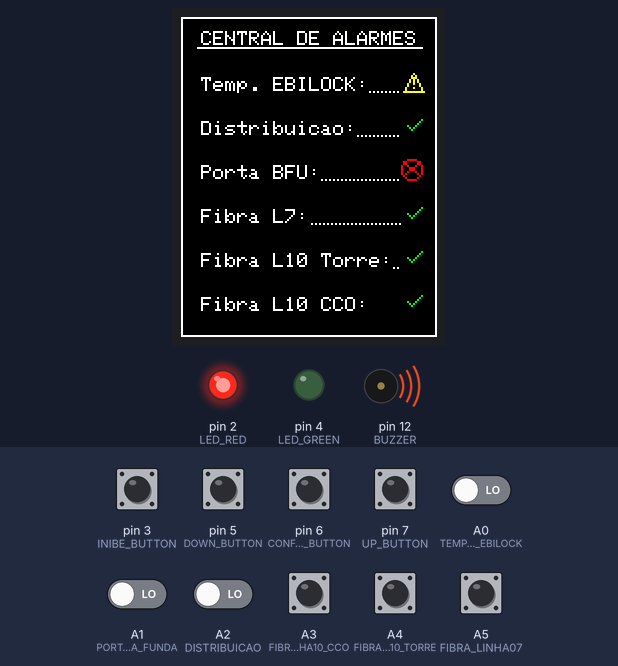
Bench run of a sketch on a simulated Arduino Uno, built with avr-gcc and run on an emulated ATmega328P. Shown: 128×160 colour display, output pins drawn as LEDs (lit = HIGH), buzzer (waves = sounding, pin HIGH). Inputs (shaded band) come from the test bench; at power-on: A3 (FIBRA_LINHA10_CCO), A4 (FIBRA_LINHA10_TORRE), A5 (FIBRA_LINHA07), pin 3 (INIBE_BUTTON), pin 5 (DOWN_BUTTON), pin 6 (CONFIG_BUTTON), pin 7 (UP_BUTTON) HIGH, A0 (TEMPERATURA_EBILOCK), A1 (PORTA_BARRA_FUNDA), A2 (DISTRIBUICAO) LOW.

Above: at 5.3 s.
5.4 s: pin 6 (CONFIG_BUTTON) pulled LOW for 1 s
At 7.5 s:
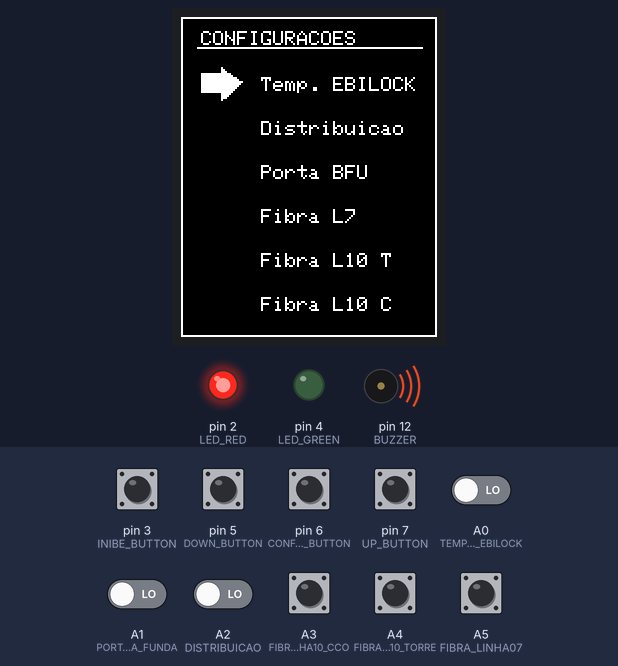
7.9 s: pin 3 (INIBE_BUTTON) pulled LOW for 0.15 s
At 9.2 s:
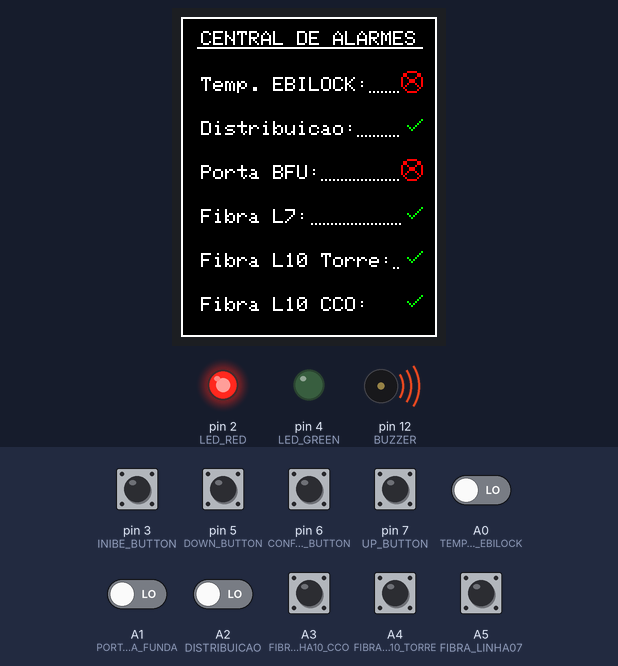
9.8 s: A1 (PORTA_BARRA_FUNDA) driven HIGH
At 11.18 s:
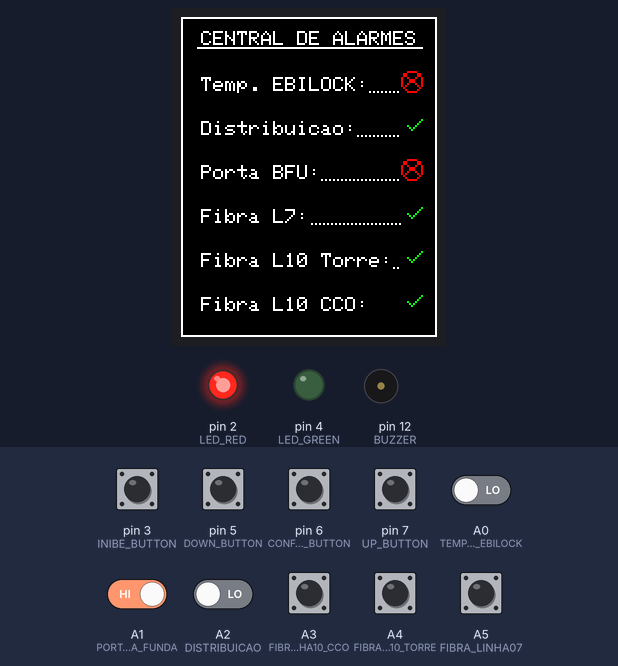
12.8 s: A0 (TEMPERATURA_EBILOCK) driven HIGH
At 15.6 s:
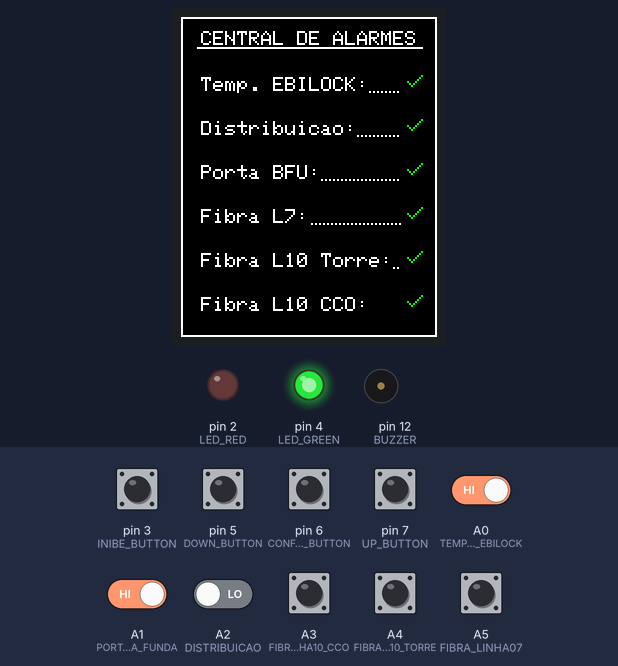
15.8 s: pin 6 (CONFIG_BUTTON) pulled LOW for 0.15 s
At 16.17 s:
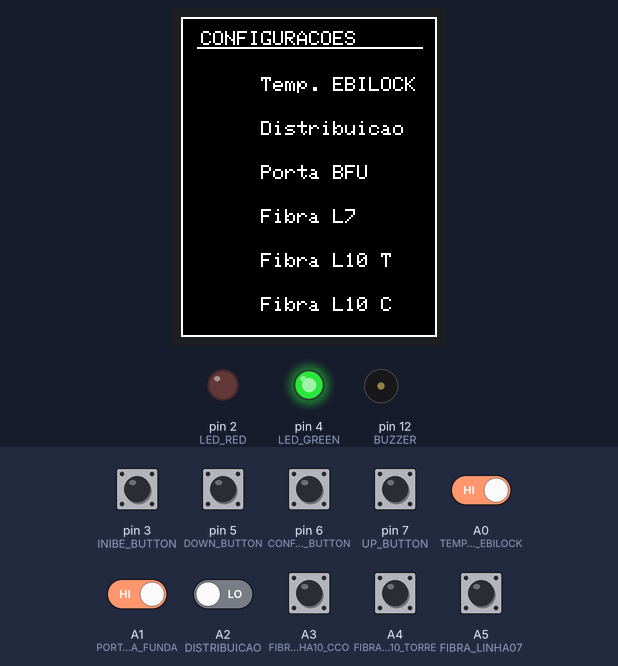
17.7 s: pin 5 (DOWN_BUTTON) pulled LOW for 0.15 s
At 19.1 s:
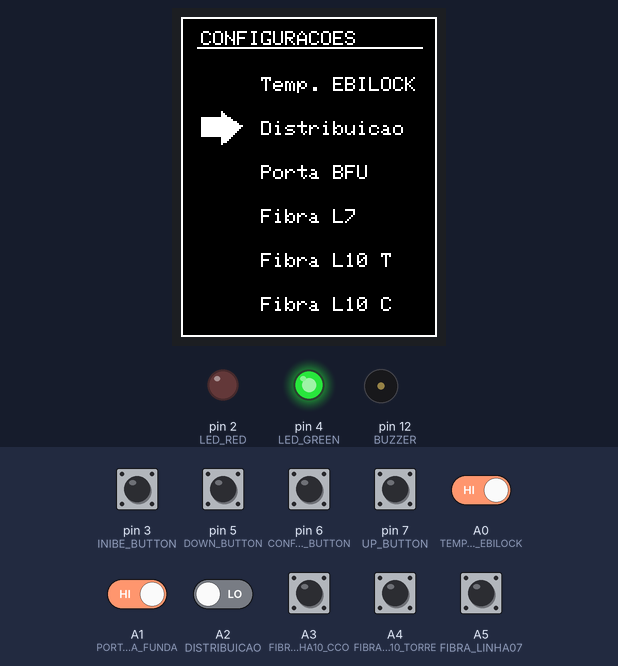
Timing chart, 0 to 20.4 s (numbered marks = the images above; inputs shaded):
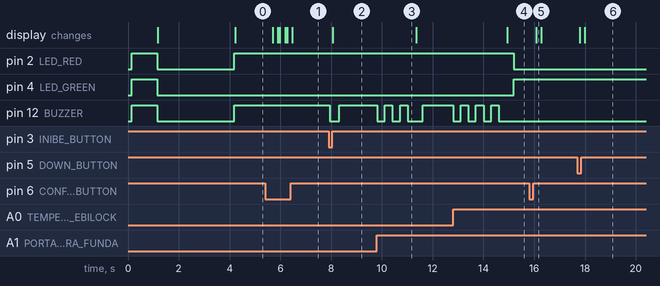

The sketch:

central_alarmes_cptm1.4.ino
```cpp
#include <Adafruit_GFX.h>
#include <Adafruit_ST7735.h>
#include <SPI.h>

#define TFT_DC            9     // Sainsmart RS/DC
#define TFT_RST           8     // Sainsmart RES
#define TFT_CS           10     // Sainsmart CS
static Adafruit_ST7735 TFT = Adafruit_ST7735(TFT_CS,  TFT_DC, TFT_RST);
#define TFTW            128     // screen width
#define TFTH            160     // screen height
#define TFTW2            64     // half screen width
#define TFTH2            80     // half screen height

//Facilita na definição das cores.
#define WHITE   ST7735_WHITE
#define BLUE    ST7735_BLUE
#define RED     ST7735_RED
#define YELLOW  ST7735_YELLOW
#define GREEN   ST7735_GREEN
#define BLACK   ST7735_BLACK

//DIGITAL PORTS
//...Entradas dos alarmes
static int TEMPERATURA_EBILOCK = A0;
static int DISTRIBUICAO        = A2;
static int PORTA_BARRA_FUNDA   = A1;
static int FIBRA_LINHA07       = A5;
static int FIBRA_LINHA10_TORRE = A4;
static int FIBRA_LINHA10_CCO   = A3;

//...Botões
static int UP_BUTTON     = 7;
static int DOWN_BUTTON   = 5;
static int INIBE_BUTTON  = 3;
static int CONFIG_BUTTON = 6;

//..Saídas
static int BUZZER    = 12;
static int LED_RED   = 2;
static int LED_GREEN = 4;

//Variáveis de definição de posição para a interface gráfica.
static int POS_INICIAL_MAIN_Y   = 30;
static int POS_INICIAL_SETA_Y   = 28;
static int DIST                 = 22;
static int DIST_CONFIG          = 22;
static int POS_INICIAL_MAIN_X   = 10;
static int POS_INICIAL_CONFIG_X = 40;

//Variáveis de definição de entrada.
static int STATE_TEMPERATURA_EBILOCK = 0;
static int STATE_DISTRIBUICAO        = 1;
static int STATE_PORTA_BARRA_FUNDA   = 2;
static int STATE_FIBRA_LINHA07       = 3;
static int STATE_FIBRA_LINHA10_TORRE = 4;
static int STATE_FIBRA_LINHA10_CCO   = 5;

//Debounce para controle dos 800Hz das Fibras
int debounce_linha07     = 0;
int debounce_linha10c    = 0;
int debounce_linha10T    = 0;
int DEBOUNCE_SENSIBILITY = 2000;

//Array de estado das estradas e variáveis de controle de mudança dos estados.
int state[6];
int stateValor[] = {1, 3, 5, 7, 11, 13};
int stateChange;
int atualizaTela = -1;

//Variável suscetível a mudança por interrupção.
volatile boolean stateInibeButton  = false;

//Variáveis de mudança de estado do programa.
boolean stateConfig       = false;
boolean stateConfigChange = true;

void setup() {
  //Inicia o display LCD.
  TFT.initR(INITR_BLACKTAB);

  //Define os pinos de entrada dos alarmes
  pinMode(TEMPERATURA_EBILOCK,INPUT);
  pinMode(DISTRIBUICAO,       INPUT);
  pinMode(PORTA_BARRA_FUNDA,  INPUT);
  pinMode(FIBRA_LINHA07,      INPUT_PULLUP);
  pinMode(FIBRA_LINHA10_TORRE,INPUT_PULLUP);
  pinMode(FIBRA_LINHA10_CCO,  INPUT_PULLUP);

  //Define os pinos de entrada dos botões.
  pinMode(UP_BUTTON,     INPUT_PULLUP);
  pinMode(DOWN_BUTTON,   INPUT_PULLUP);
  pinMode(INIBE_BUTTON,  INPUT_PULLUP);
  pinMode(CONFIG_BUTTON, INPUT_PULLUP);

  //Define as saídas dos leds de indicação e do buzzer.
  pinMode(BUZZER,    OUTPUT);
  pinMode(LED_RED,   OUTPUT);
  pinMode(LED_GREEN, OUTPUT);

  //Teste de leds
  digitalWrite(BUZZER,    HIGH);
  digitalWrite(LED_RED,   HIGH);
  digitalWrite(LED_GREEN, HIGH);
  delay(1000);
  digitalWrite(BUZZER,    LOW);
  digitalWrite(LED_RED,   LOW);
  digitalWrite(LED_GREEN, LOW);

  state[STATE_TEMPERATURA_EBILOCK] = -1;

  //Define a interrupção para o botão de inibição do buzzer.
  attachInterrupt(digitalPinToInterrupt(INIBE_BUTTON),  verificaInibeButton,  LOW);

  //Função de tela de boot.
  bootScreen();
}

//Função que define as saídas para o estado de alarme, ativando o buzzer.
void soaAlarme(){
  digitalWrite(BUZZER,    HIGH);
  digitalWrite(LED_RED,   HIGH);
  digitalWrite(LED_GREEN, LOW);
}

//Função que coloca o programa em estado normal.
void desligaAlarme(){
  digitalWrite(BUZZER,    LOW);
  digitalWrite(LED_RED,   LOW);
  digitalWrite(LED_GREEN, HIGH);
}

//Função que mantém o programa em estado de alarme mas inibe o buzzer.
void inibeAlarme(){
  digitalWrite(BUZZER, LOW);
}

void restabeleceTotal(){
  for(int i = 0; i < 3; i++){
    digitalWrite(BUZZER, LOW);
    delay(300);
    digitalWrite(BUZZER, HIGH);
    delay(300);
  }
  digitalWrite(BUZZER, LOW);
  delay(300);
}

void restabeleceParcial(){
  for(int i = 0; i < 2; i++){
    digitalWrite(BUZZER, LOW);
    delay(300);
    digitalWrite(BUZZER, HIGH);
    delay(300);
  }
  digitalWrite(BUZZER, LOW);
  delay(300);
}

//Função que verifica cada uma das entradas e define o estado em que se encontram (1 - para normal, 0 - para alarmado).
void verificaPortas(){
  if(state[STATE_TEMPERATURA_EBILOCK] >= 0)
    state[STATE_TEMPERATURA_EBILOCK] = (digitalRead(TEMPERATURA_EBILOCK))?1:0;

  if (state[STATE_DISTRIBUICAO] >= 0)
    state[STATE_DISTRIBUICAO] = (digitalRead(DISTRIBUICAO))?0:1;

  if (state[STATE_PORTA_BARRA_FUNDA] >= 0)
    state[STATE_PORTA_BARRA_FUNDA] = (digitalRead(PORTA_BARRA_FUNDA))?1:0;

  if (state[STATE_FIBRA_LINHA07] >= 0){
    if (!digitalRead(FIBRA_LINHA07)) debounce_linha07 = 0;
    else debounce_linha07 += (debounce_linha07 > DEBOUNCE_SENSIBILITY)?0:1;
    state[STATE_FIBRA_LINHA07] = (debounce_linha07 > DEBOUNCE_SENSIBILITY)?0:1;
  }

  if (state[STATE_FIBRA_LINHA10_CCO] >= 0){
    if (!digitalRead(FIBRA_LINHA10_CCO)) debounce_linha10c = 0;
    else debounce_linha10c += (debounce_linha10c > DEBOUNCE_SENSIBILITY)?0:1;
    state[STATE_FIBRA_LINHA10_CCO] = (debounce_linha10c > DEBOUNCE_SENSIBILITY)?0:1;
  }

  if (state[STATE_FIBRA_LINHA10_TORRE] >= 0){
    if (!digitalRead(FIBRA_LINHA10_TORRE)) debounce_linha10T = 0;
    else debounce_linha10T += (debounce_linha10T > DEBOUNCE_SENSIBILITY)?0:1;
    state[STATE_FIBRA_LINHA10_TORRE] = (debounce_linha10T > DEBOUNCE_SENSIBILITY)?0:1;
  }
}

//Função acionada quando o botão de inibição do buzzer é pressionado.
void verificaInibeButton(){
  stateInibeButton = true;
}

//Verifica as mudanças de estado das entradas.
void verificaStateChange(){
  stateChange = 0;

  //Cada estado da entrada tem um valor único, devido a soma de números primos.
  for (int i = 0; i < 6; i++){
    if (state[i] == 0)
      stateChange += stateValor[i];
  }
}

//Verifica se o programa está em estado alarmado e aciona as saídas.
void verificaAlarme(){
  if (atualizaTela > stateChange){
    if (stateChange == 0) restabeleceTotal();
    else restabeleceParcial();
  }
  else if (stateChange != 0 && stateInibeButton == false)
    soaAlarme();
  else if (stateInibeButton == true) inibeAlarme();
  else desligaAlarme();
}

//Funação que controla as diferentes funções da tela de configurações do programa.
void controlConfigScreen(){
  int posConfig = 0;
  stateConfigChange = true;

  //Enquanto não apertado o botão de saída da tela de configurações o programa continua nela.
  while(stateConfig){
    //Verifica se o botão de subida do menu foi pressionado.
    if (!digitalRead(UP_BUTTON)){
      if (posConfig > 0){
        posConfig--;
        stateConfigChange = true;
      }
      delay(50);
    }

    //Verifica se o botão de descida do menu foi pressionado.
    if (!digitalRead(DOWN_BUTTON)){
      if (posConfig < 5){
        posConfig++;
        stateConfigChange = true;
      }
      delay(50);
    }

    //Verifica se o botão de configurações foi pressionado. Ao clicar a entrada selecionada fica desabilitada, não alarmando em caso de mudança de estado.
    if (!digitalRead(CONFIG_BUTTON)){
      state[posConfig] += 1;
      state[posConfig] *= -1;
      stateConfigChange = true;
      delay(50);
    }

    //Se houve alguma mudança de estado atualiza a tela.
    if (stateConfigChange){
      configScreen();
      drawSeta(posConfig);
    }

    //Se o botão de inibir o buzzer for pressionado o programa volta para a tela inicial.
    if (stateInibeButton){
       stateConfig = false;
    }
  }

  atualizaTela = -1;
}

//Desenha a seta na tela de configurações.
void drawSeta(int posConfig){
  TFT.fillRect(POS_INICIAL_MAIN_X, POS_INICIAL_SETA_Y + posConfig * DIST_CONFIG, 10, 10, WHITE);
  TFT.fillTriangle(POS_INICIAL_MAIN_X + 10,
                   POS_INICIAL_SETA_Y -  3 + posConfig * DIST_CONFIG,
                   POS_INICIAL_MAIN_X + 10,
                   POS_INICIAL_SETA_Y + 13 + posConfig * DIST_CONFIG,
                   POS_INICIAL_MAIN_X + 20,
                   POS_INICIAL_SETA_Y +  4 + posConfig * DIST_CONFIG,
                   WHITE);
}

//Desenha a tela de configurações.
void configScreen(){
  TFT.fillScreen(BLACK);

  TFT.drawRect(0, 0, 128, 160, WHITE);

  TFT.setTextColor(WHITE);
  TFT.setCursor(10, 7);
  TFT.setTextSize(1);
  TFT.println("CONFIGURACOES");
  TFT.drawFastHLine(8, 15, 113, WHITE);

  TFT.setTextColor((state[STATE_TEMPERATURA_EBILOCK] < 0)?RED:WHITE);
  TFT.setCursor(POS_INICIAL_CONFIG_X, POS_INICIAL_MAIN_Y);
  TFT.setTextSize(1);
  TFT.println("Temp. EBILOCK");

  TFT.setTextColor((state[STATE_DISTRIBUICAO] < 0)?RED:WHITE);
  TFT.setCursor(POS_INICIAL_CONFIG_X, POS_INICIAL_MAIN_Y + DIST_CONFIG);
  TFT.setTextSize(1);
  TFT.println("Distribuicao");

  TFT.setTextColor((state[STATE_PORTA_BARRA_FUNDA] < 0)?RED:WHITE);
  TFT.setCursor(POS_INICIAL_CONFIG_X, POS_INICIAL_MAIN_Y + 2 * DIST_CONFIG);
  TFT.setTextSize(1);
  TFT.println("Porta BFU");

  TFT.setTextColor((state[STATE_FIBRA_LINHA07] < 0)?RED:WHITE);
  TFT.setCursor(POS_INICIAL_CONFIG_X, POS_INICIAL_MAIN_Y + 3 * DIST_CONFIG);
  TFT.setTextSize(1);
  TFT.println("Fibra L7");

  TFT.setTextColor((state[STATE_FIBRA_LINHA10_TORRE] < 0)?RED:WHITE);
  TFT.setCursor(POS_INICIAL_CONFIG_X, POS_INICIAL_MAIN_Y + 4 * DIST_CONFIG);
  TFT.setTextSize(1);
  TFT.println("Fibra L10 T");

  TFT.setTextColor((state[STATE_FIBRA_LINHA10_CCO] < 0)?RED:WHITE);
  TFT.setCursor(POS_INICIAL_CONFIG_X, POS_INICIAL_MAIN_Y + 5 * DIST_CONFIG);
  TFT.setTextSize(1);
  TFT.println("Fibra L10 C");

  stateConfigChange = false;

  delay(200);
}

/*
 * Faz o desenho que designa o estado da entrada monitorada.
 * -> Desenha um "tick" VERDE se a entrada estiver OK.
 * -> Desenha um X VERMELHO circunscrito se a entrada estiver alarmada.
 * -> Desenha um TRIÂNGULO COM UMA EXCLAMAÇÃO se a entrada estiver desativada.
 */
void drawContato(int posx, int posy, int estado){
  if(estado > 0){
    TFT.drawLine(113, posy + 2, 115, posy + 4, GREEN);
    TFT.drawLine(115, posy + 4, 120, posy - 1, GREEN);
  }
  else if (estado < 0){
    TFT.drawTriangle(111, posy + 7, 121, posy + 7, 116, posy - 2, YELLOW);
    TFT.drawFastVLine(116, posy, 4, YELLOW);
    TFT.drawPixel(116, posy + 5, YELLOW);
  }
  else{
    TFT.drawCircle(115, posy + 2, 5, RED);
    TFT.drawLine(111, posy - 2, 119, posy + 5, RED);
    TFT.drawLine(111, posy + 5, 119, posy - 2, RED);
  }

  int i = 0;
  while(posx + i * 2 < 110){
    TFT.drawPixel(posx + i * 2, posy + 7, WHITE);
    i++;
  }
}

//Desenha a tela inicial do programa.
void mainScreen() {
  TFT.fillScreen(BLACK);

  TFT.drawRect(0, 0, 128, 160, WHITE);

  TFT.setTextColor(WHITE);
  TFT.setCursor(10, 7);
  TFT.setTextSize(1);
  TFT.println("CENTRAL DE ALARMES");
  TFT.drawFastHLine(8, 15, 113, WHITE);

  TFT.setCursor(POS_INICIAL_MAIN_X, POS_INICIAL_MAIN_Y);
  TFT.setTextSize(1);
  TFT.println("Temp. EBILOCK:");
  drawContato(94, POS_INICIAL_MAIN_Y, state[STATE_TEMPERATURA_EBILOCK]);

  TFT.setCursor(POS_INICIAL_MAIN_X, POS_INICIAL_MAIN_Y + DIST);
  TFT.setTextSize(1);
  TFT.println("Distribuicao:");
  drawContato(88, POS_INICIAL_MAIN_Y + DIST, state[STATE_DISTRIBUICAO]);

  TFT.setCursor(POS_INICIAL_MAIN_X, POS_INICIAL_MAIN_Y + 2 * DIST);
  TFT.setTextSize(1);
  TFT.println("Porta BFU:");
  drawContato(70, POS_INICIAL_MAIN_Y + 2 * DIST, state[STATE_PORTA_BARRA_FUNDA]);

  TFT.setCursor(POS_INICIAL_MAIN_X, POS_INICIAL_MAIN_Y + 3 * DIST);
  TFT.setTextSize(1);
  TFT.println("Fibra L7:");
  drawContato(65, POS_INICIAL_MAIN_Y + 3 * DIST, state[STATE_FIBRA_LINHA07]);

  TFT.setCursor(POS_INICIAL_MAIN_X, POS_INICIAL_MAIN_Y + 4 * DIST);
  TFT.setTextSize(1);
  TFT.println("Fibra L10 Torre:");
  drawContato(106, POS_INICIAL_MAIN_Y + 4 * DIST, state[STATE_FIBRA_LINHA10_TORRE]);

  TFT.setCursor(POS_INICIAL_MAIN_X, POS_INICIAL_MAIN_Y + 5 * DIST);
  TFT.setTextSize(1);
  TFT.println("Fibra L10 CCO:");
  drawContato(110, POS_INICIAL_MAIN_Y + 5 * DIST, state[STATE_FIBRA_LINHA10_CCO]);

  if(atualizaTela < stateChange || stateChange == 0) stateInibeButton = false;
  atualizaTela = stateChange;

  delay(200);
}

//Desenha a tela de boot do sistema.
void bootScreen(){
  TFT.fillScreen(BLACK);

  TFT.drawRect(0, 0, 128, 160, WHITE);
  TFT.fillRect(10, TFTH2 - 20, TFTW - 20, 1, WHITE);
  TFT.fillRect(10, TFTH2 + 32, TFTW - 20, 1, WHITE);
  TFT.setTextColor(WHITE);
  TFT.setTextSize(3);
  TFT.setCursor( TFTW2 - (6 * 9), TFTH2 - 16);
  TFT.println("  NX  ");
  TFT.setTextSize(3);
  TFT.setCursor( TFTW2 - (6 * 9) + 9, TFTH2 + 8);
  TFT.println(" LUZ");
  TFT.setTextSize(0);
  TFT.setCursor( 10, TFTH2 - 28);
  TFT.println("Eq. de Sinalizacao");
  TFT.setCursor( TFTW2 - (12 * 3) - 15, TFTH2 + 34);
  TFT.println("Central de Alarmes");
  delay(3000);
}

void loop() {
  if (!digitalRead(CONFIG_BUTTON)){
    stateConfig = true;
    delay(200);
  }

  if (!stateConfig){
    verificaPortas();
    verificaStateChange();
    verificaAlarme();
    if (atualizaTela != stateChange)
      mainScreen();
  }
  else{
    controlConfigScreen();
  }

  delay(50);
}
```

Measured:
- after the input at 5.4 s, the display: first changes after 0.30 s (image 1 shows a later state)
- after the input at 7.9 s, pin 12 (BUZZER): HIGH → LOW after 0.05 s, → HIGH 0.36 s later; the display: changes after 0.16 s (image 2)
- after the input at 9.8 s, pin 12 (BUZZER): goes LOW 0.30 s, HIGH 0.30 s, LOW 0.30 s, HIGH 0.30 s, LOW 0.59 s, then HIGH, starting at once
- after the input at 12.8 s, pin 2 (LED_RED): HIGH → LOW after 2.4 s; pin 4 (LED_GREEN): LOW → HIGH after 2.4 s; pin 12 (BUZZER): alternates HIGH for 0.30 s and LOW for 0.30 s, 7 changes in all, then stays LOW, starting at once; the display: changes after 2.1 s (image 4)
- after the input at 15.8 s, the display: changes after 0.27 s (image 5)
- after the input at 17.7 s, the display: first changes after 0.08 s (image 6 shows a later state)
